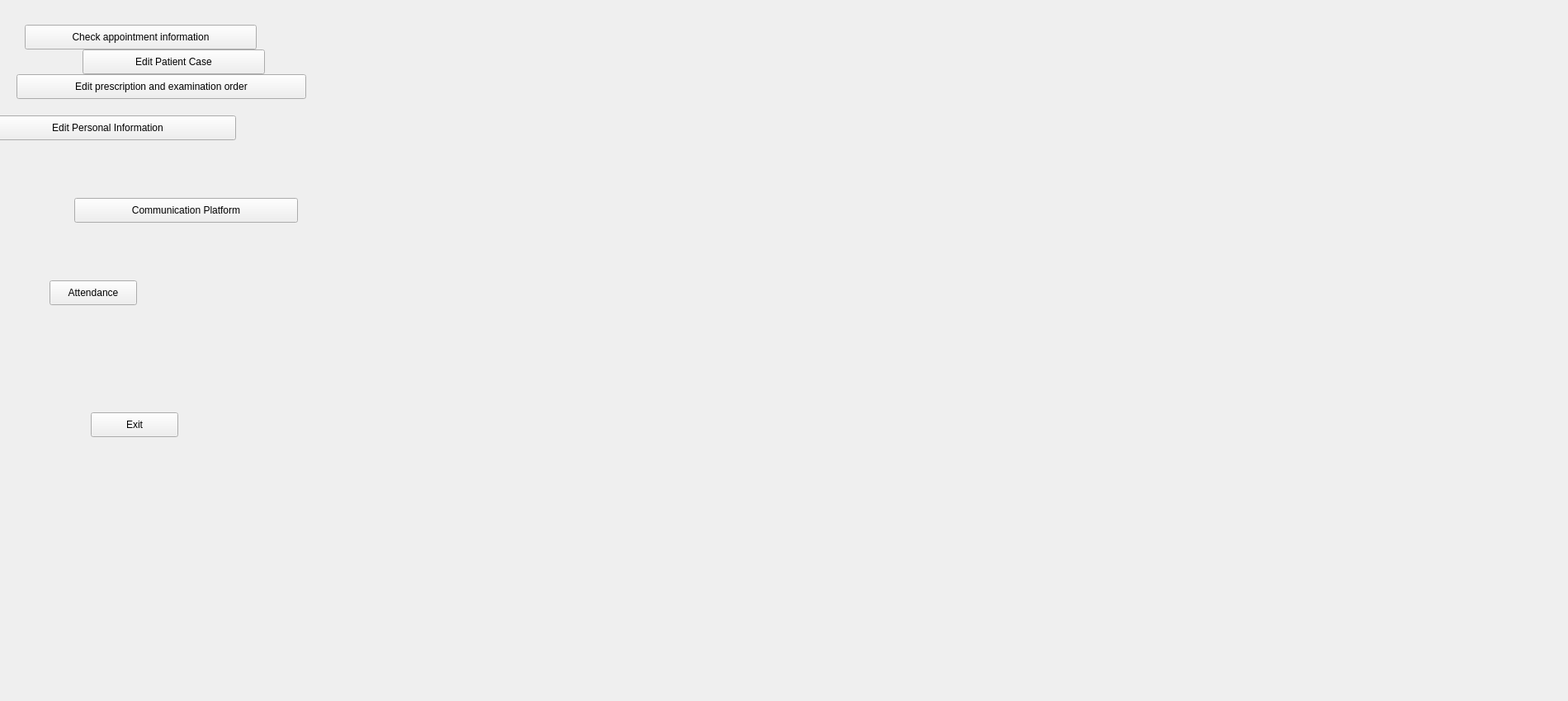
<?xml version="1.0" encoding="UTF-8"?>
<ui version="4.0">
 <class>doctorwindow</class>
 <widget class="QWidget" name="doctorwindow">
  <property name="geometry">
   <rect>
    <x>0</x>
    <y>0</y>
    <width>1900</width>
    <height>850</height>
   </rect>
  </property>
  <property name="windowTitle">
   <string>Doctor</string>
  </property>
  <widget class="QPushButton" name="btnInfo">
   <property name="geometry">
    <rect>
     <x>30</x>
     <y>30</y>
     <width>281</width>
     <height>30</height>
    </rect>
   </property>
   <property name="text">
    <string>Check appointment information</string>
   </property>
  </widget>
  <widget class="QPushButton" name="btnPrescription">
   <property name="geometry">
    <rect>
     <x>20</x>
     <y>90</y>
     <width>351</width>
     <height>30</height>
    </rect>
   </property>
   <property name="text">
    <string>Edit prescription and examination order</string>
   </property>
  </widget>
  <widget class="QPushButton" name="btnProfile">
   <property name="geometry">
    <rect>
     <x>-25</x>
     <y>140</y>
     <width>311</width>
     <height>30</height>
    </rect>
   </property>
   <property name="text">
    <string>Edit Personal Information</string>
   </property>
  </widget>
  <widget class="QPushButton" name="btnPlatform">
   <property name="geometry">
    <rect>
     <x>90</x>
     <y>240</y>
     <width>271</width>
     <height>30</height>
    </rect>
   </property>
   <property name="text">
    <string>Communication Platform</string>
   </property>
  </widget>
  <widget class="QPushButton" name="btnAttendance">
   <property name="geometry">
    <rect>
     <x>60</x>
     <y>340</y>
     <width>106</width>
     <height>30</height>
    </rect>
   </property>
   <property name="text">
    <string>Attendance</string>
   </property>
  </widget>
  <widget class="QPushButton" name="btnExit">
   <property name="geometry">
    <rect>
     <x>110</x>
     <y>500</y>
     <width>106</width>
     <height>30</height>
    </rect>
   </property>
   <property name="text">
    <string>Exit</string>
   </property>
  </widget>
  <widget class="QPushButton" name="btnCase">
   <property name="geometry">
    <rect>
     <x>100</x>
     <y>60</y>
     <width>221</width>
     <height>30</height>
    </rect>
   </property>
   <property name="text">
    <string>Edit Patient Case</string>
   </property>
  </widget>
 </widget>
 <resources/>
 <connections/>
</ui>
